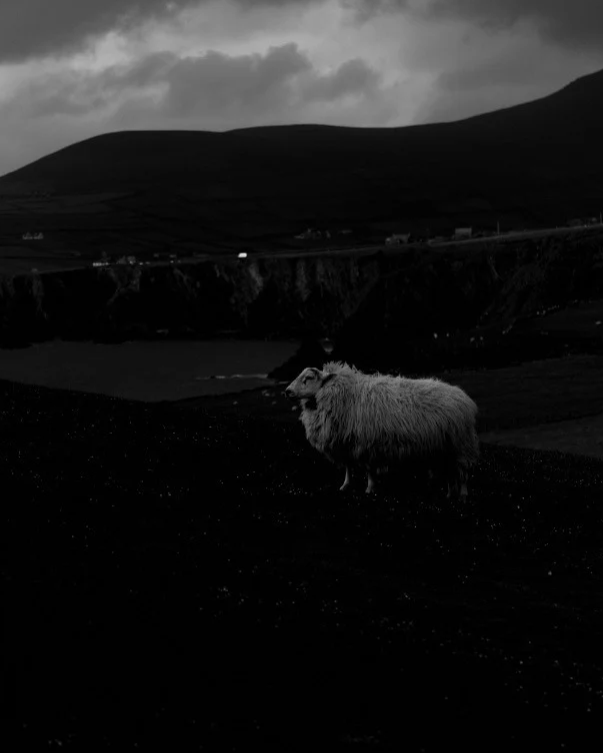
#> input picture Aula 18-03/Imagens/ovelha.png, 603 x 753 px, found by its file name
$ python Exercicio_3_5.py
#> lines starting #> are read from the running program, lines starting #| are printed output that depends on the picture
import cv2
import matplotlib.pyplot as plt

# 1. Carrega a imagem em escala de cinza (lembre do 'r' para evitar erro no caminho)
imagem = cv2.imread(r".\Aula 18-03\Imagens\ovelha.png", 0)
#> imagem: shape (753, 603); min 0, max 222, mean 25.3

# 2. Define os parâmetros manuais
# alpha: Fator de ganho (multiplicação). > 1.0 aumenta o contraste.
# beta: Valor de brilho (soma). > 0 deixa a imagem mais clara.
alpha = 1.2 # Exemplo: 20% a mais de contraste
beta = 30   # Exemplo: soma 30 em todos os pixels (mais brilho)

# 3. Aplica a Transformação Linear (Multiplicação + Soma)
# A fórmula matemática rodando por trás é: pixel_novo = (pixel_antigo * alpha) + beta
# O convertScaleAbs garante que o resultado não passe de 255 nem fique menor que 0.
imagem_linear = cv2.convertScaleAbs(imagem, alpha=alpha, beta=beta)
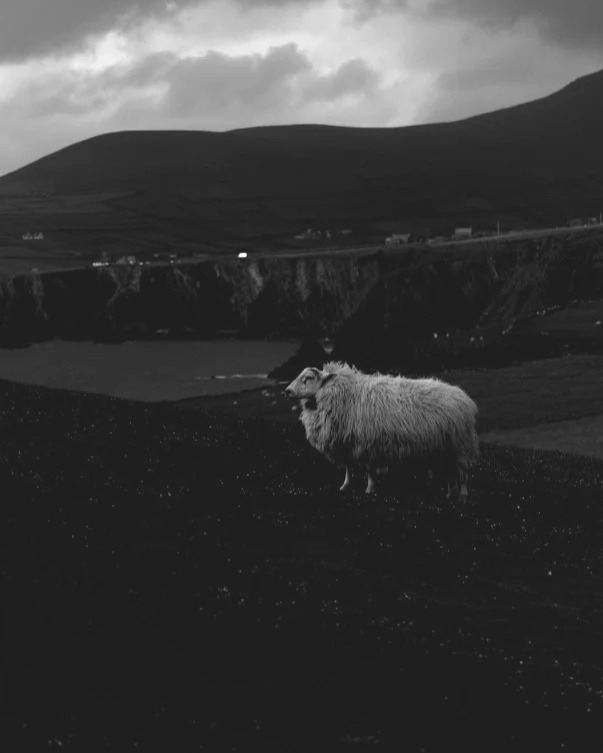
#> imagem_linear: shape (753, 603); min 30, max 255, mean 60.2

# 4. Aplica a Equalização Automática Global do OpenCV
imagem_eq = cv2.equalizeHist(imagem)
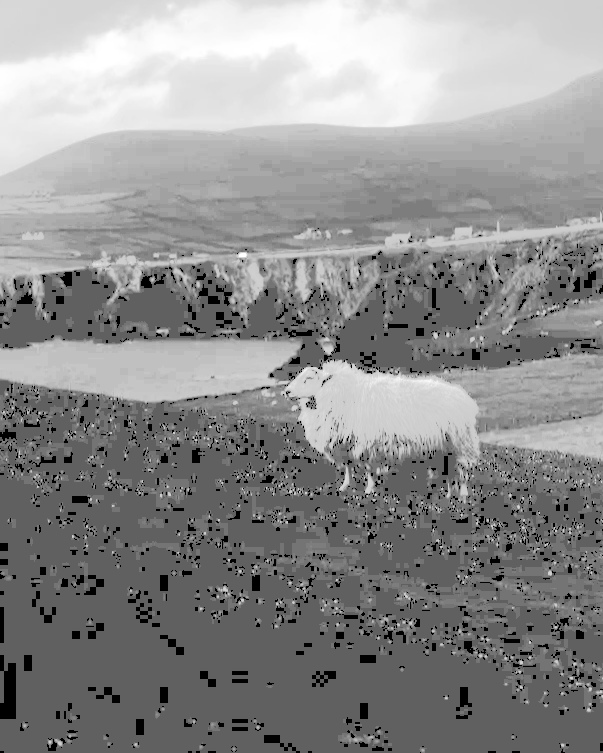
#> imagem_eq: shape (753, 603); min 0, max 255, mean 141.2

# 5. Configura a visualização (2 linhas, 3 colunas)
fig, eixos = plt.subplots(2, 3, figsize=(16, 8))
fig.suptitle('Comparativo: Transformação Manual (Linear) vs. Equalização Automática')

imagens = [imagem, imagem_linear, imagem_eq]
titulos = ['Original', f'Manual (Ganho={alpha}, Brilho={beta})', 'Equalização Automática']

for i in range(3):
    # Plota as imagens na primeira linha
    eixos[0, i].imshow(imagens[i], cmap='gray', vmin=0, vmax=255)
    eixos[0, i].set_title(titulos[i])
    eixos[0, i].axis('off')

    # Plota os histogramas na segunda linha
    eixos[1, i].hist(imagens[i].ravel(), 256, [0,256], color='pink')
    eixos[1, i].set_title(f"Histograma: {titulos[i]}")
    eixos[1, i].set_xlim([0, 256])

plt.tight_layout()
plt.show()
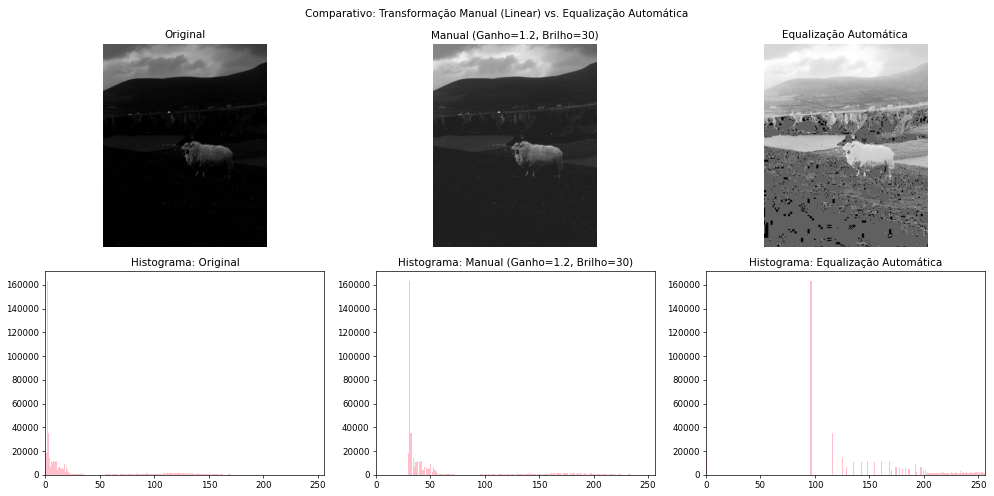
#> figure drawn by matplotlib, 6 panels; panel 4: tallest bar 163604 high, from x = 1 to 2; panel 5: tallest bar 163604 high, from x = 31 to 32; panel 6: tallest bar 163604 high, from x = 96 to 97

$ run again, with Aula 18-03/Imagens/estrada_escura.png copied over Aula 18-03/Imagens/ovelha.png
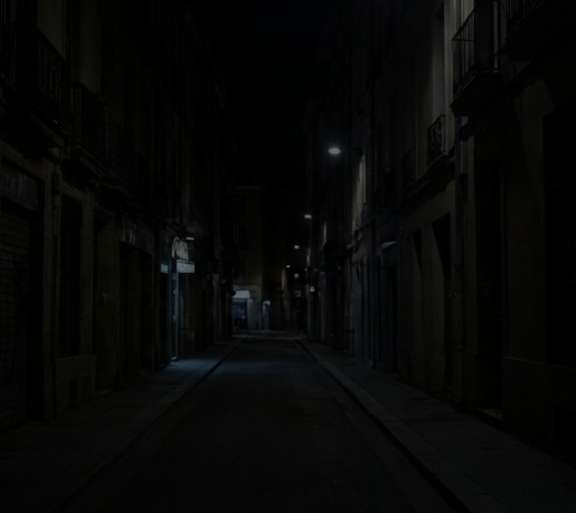
#> input picture Aula 18-03/Imagens/estrada_escura.png, 576 x 513 px, found by its file name
#> `imagem_linear = cv2.convertScaleAbs(imagem, alpha=alpha, beta=beta)`:
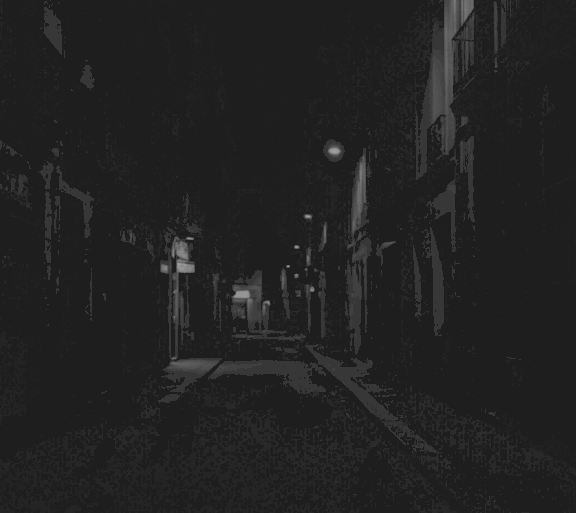
#> imagem_linear: shape (513, 576); min 30, max 163, mean 33.9
#> `imagem_eq = cv2.equalizeHist(imagem)`:
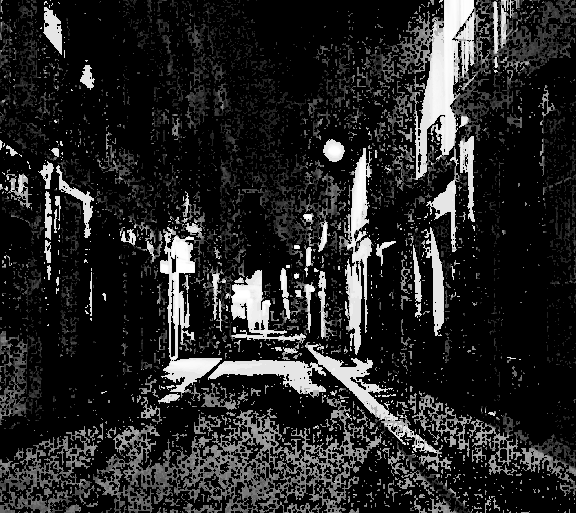
#> imagem_eq: shape (513, 576); min 0, max 255, mean 38.3
